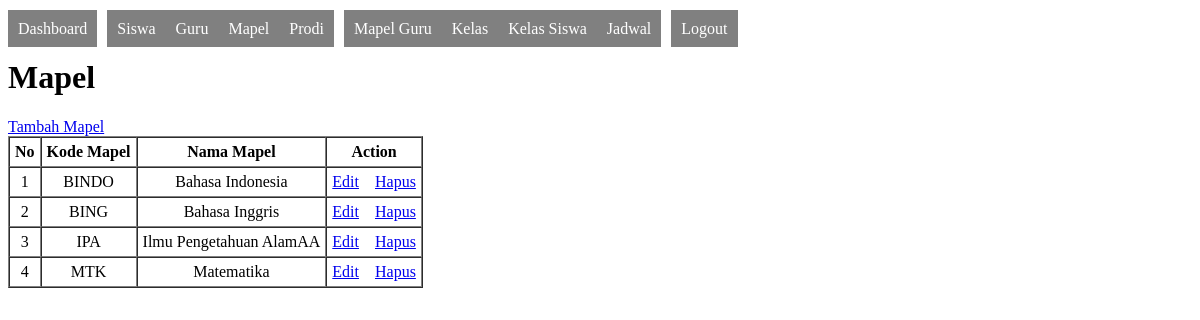
/admin/mapel.php, run on the app's committed database.
### tables this page shows
CREATE TABLE `mapel` (
  `kode_mapel` varchar(5) NOT NULL,
  `nama_mapel` varchar(30) NOT NULL,
  `sts_mapel` int(1) NOT NULL,
  PRIMARY KEY (`kode_mapel`)
);

### config/lib.php (called while the page is built, shortened)
<?php
class database
{
    private $dbhost = "localhost";
    private $dbuser = "root";
    private $dbpass = "";
    private $dbname = "smkindog_reborn";
    private $dbport = "3306";
    function __construct()
    {
        $this->do = new mysqli($this->dbhost, $this->dbuser, $this->dbpass, $this->dbname, $this->dbport);
    }
}
$db = new database();
function executeSQL($sql)
{
    global $db;
    $q = $db->do->query($sql);
    if (!$q) {
        echo sprintf("<br/><hr/><b>Something Error: </b> %s", $db->do->error);
        echo "<br/> <a href='$_SERVER[REQUEST_URI]'>Reload</a>";
        die("<br/>CEK SQL, FIELD, DATA NYA !!");
    } else {
        return $q;
    }
}
?>

### admin/mapel.php (the view, shortened to what this page needs)
<?php
include("../config/lib.php");
$sql = "SELECT * FROM mapel WHERE sts_mapel=1";
$q = executeSQL($sql);
?>
<!DOCTYPE html>
<html lang="en">
<head>
</head>
<body>
    <?php include("dist_nav.php") ?>
    <h1>Mapel</h1>
    <a href="mapel_add.php">Tambah Mapel</a>
    <br />
    <table border="1" cellpadding="5" cellspacing="0">
        <thead>
            <th>No</th>
            <th>Kode Mapel</th>
            <th>Nama Mapel</th>
            <th>Action</th>
        </thead>
        <tbody>
            <?php
            foreach ($q as $k => $v) {
                $no = $k + 1;
                $kode = $v["kode_mapel"];
                $nama = $v["nama_mapel"];
                ?>
            <tr style="text-align:center">
                <td><?php echo $no ?></td>
                <td><?php echo $kode ?></td>
                <td><?php echo $nama ?></td>
                <td>
                    <a href="mapel_edit.php?kode=<?php echo $kode ?>">Edit</a>
                    <a href="?aksi=hapus&kode=<?php echo $kode ?>">Hapus</a>
                </td>
            </tr>
            <?php
        } ?>
        </tbody>
    </table>
</body>
</html>

### data on the page
mapel: no "1", kode_mapel "BINDO", nama_mapel "Bahasa Indonesia"
mapel: no "2", kode_mapel "BING", nama_mapel "Bahasa Inggris"
mapel: no "3", kode_mapel "IPA", nama_mapel "Ilmu Pengetahuan AlamAA"
mapel: no "4", kode_mapel "MTK", nama_mapel "Matematika"
